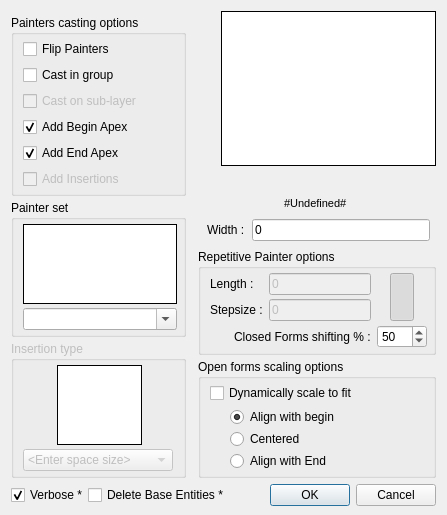
<?xml version="1.0" encoding="UTF-8"?>
<ui version="4.0">
 <class>FlexPainterDialog</class>
 <widget class="QDialog" name="FlexPainterDialog">
  <property name="geometry">
   <rect>
    <x>0</x>
    <y>0</y>
    <width>447</width>
    <height>490</height>
   </rect>
  </property>
  <property name="windowTitle">
   <string>Painter Options</string>
  </property>
  <layout class="QVBoxLayout" name="verticalLayout_4">
   <property name="spacing">
    <number>6</number>
   </property>
   <property name="bottomMargin">
    <number>9</number>
   </property>
   <item>
    <layout class="QHBoxLayout" name="FlexPainterOptions">
     <property name="spacing">
      <number>6</number>
     </property>
     <item>
      <layout class="QVBoxLayout" name="PainterOptions">
       <property name="spacing">
        <number>4</number>
       </property>
       <property name="topMargin">
        <number>4</number>
       </property>
       <item>
        <widget class="QGroupBox" name="PainterBox">
         <property name="title">
          <string>Painters casting options</string>
         </property>
         <layout class="QVBoxLayout" name="verticalLayout">
          <property name="spacing">
           <number>6</number>
          </property>
          <property name="topMargin">
           <number>4</number>
          </property>
          <property name="rightMargin">
           <number>6</number>
          </property>
          <property name="bottomMargin">
           <number>4</number>
          </property>
          <item>
           <widget class="QCheckBox" name="FlipPainter">
            <property name="toolTip">
             <string>Mirror painters over baseline</string>
            </property>
            <property name="text">
             <string>Flip Painters</string>
            </property>
           </widget>
          </item>
          <item>
           <widget class="QCheckBox" name="GroupCasts">
            <property name="toolTip">
             <string>Group all castings to one operation</string>
            </property>
            <property name="text">
             <string>Cast in group</string>
            </property>
           </widget>
          </item>
          <item>
           <widget class="QCheckBox" name="SubLayerCasts">
            <property name="enabled">
             <bool>false</bool>
            </property>
            <property name="toolTip">
             <string>Cast on newly sub-layer 'Painted' if applicable</string>
            </property>
            <property name="text">
             <string>Cast on sub-layer</string>
            </property>
           </widget>
          </item>
          <item>
           <widget class="QCheckBox" name="DoBeginApex">
            <property name="enabled">
             <bool>true</bool>
            </property>
            <property name="toolTip">
             <string>Start with casting a begin apex on open forms</string>
            </property>
            <property name="text">
             <string>Add Begin Apex</string>
            </property>
            <property name="checked">
             <bool>true</bool>
            </property>
           </widget>
          </item>
          <item>
           <widget class="QCheckBox" name="DoEndApex">
            <property name="enabled">
             <bool>true</bool>
            </property>
            <property name="toolTip">
             <string>End with casting an end apex on open forms</string>
            </property>
            <property name="text">
             <string>Add End Apex</string>
            </property>
            <property name="checked">
             <bool>true</bool>
            </property>
           </widget>
          </item>
          <item>
           <widget class="QCheckBox" name="DoInserts">
            <property name="enabled">
             <bool>false</bool>
            </property>
            <property name="toolTip">
             <string>Add insertions in between eg. spacers, knots</string>
            </property>
            <property name="text">
             <string>Add Insertions</string>
            </property>
            <property name="checked">
             <bool>false</bool>
            </property>
           </widget>
          </item>
         </layout>
        </widget>
       </item>
       <item>
        <spacer name="verticalSpacer_L">
         <property name="orientation">
          <enum>Qt::Vertical</enum>
         </property>
         <property name="sizeHint" stdset="0">
          <size>
           <width>20</width>
           <height>40</height>
          </size>
         </property>
        </spacer>
       </item>
       <item>
        <widget class="QGroupBox" name="SetBox">
         <property name="title">
          <string>Painter set</string>
         </property>
         <layout class="QVBoxLayout" name="verticalLayout_6">
          <property name="spacing">
           <number>4</number>
          </property>
          <property name="topMargin">
           <number>4</number>
          </property>
          <property name="rightMargin">
           <number>6</number>
          </property>
          <property name="bottomMargin">
           <number>4</number>
          </property>
          <item alignment="Qt::AlignLeft">
           <widget class="QToolButton" name="PreviewPainters">
            <property name="enabled">
             <bool>true</bool>
            </property>
            <property name="sizePolicy">
             <sizepolicy hsizetype="Fixed" vsizetype="Fixed">
              <horstretch>0</horstretch>
              <verstretch>0</verstretch>
             </sizepolicy>
            </property>
            <property name="minimumSize">
             <size>
              <width>150</width>
              <height>80</height>
             </size>
            </property>
            <property name="focusPolicy">
             <enum>Qt::NoFocus</enum>
            </property>
            <property name="toolTip">
             <string>Preview of painters</string>
            </property>
            <property name="styleSheet">
             <string notr="true">border: 1px inset; background-color: rgb(255, 255, 255);</string>
            </property>
            <property name="text">
             <string/>
            </property>
            <property name="icon">
             <iconset>
              <normaloff>Icons/CurtainRope.svg</normaloff>Icons/CurtainRope.svg</iconset>
            </property>
            <property name="iconSize">
             <size>
              <width>150</width>
              <height>80</height>
             </size>
            </property>
            <property name="autoRaise">
             <bool>true</bool>
            </property>
           </widget>
          </item>
          <item>
           <widget class="QComboBox" name="PainterSelection">
            <property name="enabled">
             <bool>true</bool>
            </property>
            <property name="sizePolicy">
             <sizepolicy hsizetype="Preferred" vsizetype="Fixed">
              <horstretch>0</horstretch>
              <verstretch>0</verstretch>
             </sizepolicy>
            </property>
            <property name="minimumSize">
             <size>
              <width>150</width>
              <height>0</height>
             </size>
            </property>
            <property name="toolTip">
             <string>Select painter set</string>
            </property>
            <property name="inputMethodHints">
             <set>Qt::ImhNone</set>
            </property>
            <property name="editable">
             <bool>true</bool>
            </property>
            <property name="currentText">
             <string/>
            </property>
            <property name="currentIndex">
             <number>-1</number>
            </property>
            <property name="insertPolicy">
             <enum>QComboBox::NoInsert</enum>
            </property>
            <property name="sizeAdjustPolicy">
             <enum>QComboBox::AdjustToContents</enum>
            </property>
            <item>
             <property name="text">
              <string>CurtainRope</string>
             </property>
            </item>
            <item>
             <property name="text">
              <string>OrthogonalBar</string>
             </property>
            </item>
            <item>
             <property name="text">
              <string>OrthogonalPointsGlobal</string>
             </property>
            </item>
            <item>
             <property name="text">
              <string>SinusoidWave</string>
             </property>
            </item>
            <item>
             <property name="text">
              <string>SinusoidWaveGlobal</string>
             </property>
            </item>
            <item>
             <property name="text">
              <string>3PhaseWaveGlobal</string>
             </property>
            </item>
            <item>
             <property name="text">
              <string>TriangleWave</string>
             </property>
            </item>
            <item>
             <property name="text">
              <string>SawtoothWave</string>
             </property>
            </item>
            <item>
             <property name="text">
              <string>SqaureWave</string>
             </property>
            </item>
            <item>
             <property name="text">
              <string>SteppedWave</string>
             </property>
            </item>
            <item>
             <property name="text">
              <string>SqauredShape</string>
             </property>
            </item>
            <item>
             <property name="text">
              <string>SqauredShapeFlexing</string>
             </property>
            </item>
            <item>
             <property name="text">
              <string>AllPainterDataTypes</string>
             </property>
            </item>
           </widget>
          </item>
         </layout>
         <zorder>PainterSelection</zorder>
         <zorder>PreviewPainters</zorder>
        </widget>
       </item>
       <item>
        <widget class="QGroupBox" name="KnotsBox">
         <property name="enabled">
          <bool>false</bool>
         </property>
         <property name="title">
          <string>Insertion type</string>
         </property>
         <layout class="QVBoxLayout" name="verticalLayout_7">
          <property name="spacing">
           <number>4</number>
          </property>
          <property name="topMargin">
           <number>4</number>
          </property>
          <property name="rightMargin">
           <number>6</number>
          </property>
          <property name="bottomMargin">
           <number>4</number>
          </property>
          <item alignment="Qt::AlignHCenter">
           <widget class="QToolButton" name="PreviewKnot">
            <property name="enabled">
             <bool>false</bool>
            </property>
            <property name="sizePolicy">
             <sizepolicy hsizetype="Fixed" vsizetype="Fixed">
              <horstretch>0</horstretch>
              <verstretch>0</verstretch>
             </sizepolicy>
            </property>
            <property name="minimumSize">
             <size>
              <width>80</width>
              <height>80</height>
             </size>
            </property>
            <property name="focusPolicy">
             <enum>Qt::NoFocus</enum>
            </property>
            <property name="toolTip">
             <string>Preview of insertion</string>
            </property>
            <property name="styleSheet">
             <string notr="true">border: 1px inset; background-color: rgb(255, 255, 255);</string>
            </property>
            <property name="icon">
             <iconset>
              <normaloff>Icons/CurtainRopeKnot.svg</normaloff>Icons/CurtainRopeKnot.svg</iconset>
            </property>
            <property name="iconSize">
             <size>
              <width>80</width>
              <height>80</height>
             </size>
            </property>
           </widget>
          </item>
          <item alignment="Qt::AlignLeft">
           <widget class="QComboBox" name="KnotSelection">
            <property name="enabled">
             <bool>false</bool>
            </property>
            <property name="sizePolicy">
             <sizepolicy hsizetype="Fixed" vsizetype="Fixed">
              <horstretch>0</horstretch>
              <verstretch>0</verstretch>
             </sizepolicy>
            </property>
            <property name="minimumSize">
             <size>
              <width>150</width>
              <height>0</height>
             </size>
            </property>
            <property name="focusPolicy">
             <enum>Qt::WheelFocus</enum>
            </property>
            <property name="toolTip">
             <string>Select Insertion or Enter void space</string>
            </property>
            <property name="insertPolicy">
             <enum>QComboBox::InsertAtTop</enum>
            </property>
            <property name="sizeAdjustPolicy">
             <enum>QComboBox::AdjustToContents</enum>
            </property>
            <item>
             <property name="text">
              <string>&lt;Enter space size&gt;</string>
             </property>
            </item>
            <item>
             <property name="text">
              <string>Curtain Rope Knot</string>
             </property>
            </item>
           </widget>
          </item>
         </layout>
        </widget>
       </item>
      </layout>
     </item>
     <item>
      <spacer name="horizontalSpacer_Mid">
       <property name="orientation">
        <enum>Qt::Horizontal</enum>
       </property>
       <property name="sizeType">
        <enum>QSizePolicy::Maximum</enum>
       </property>
       <property name="sizeHint" stdset="0">
        <size>
         <width>13</width>
         <height>20</height>
        </size>
       </property>
      </spacer>
     </item>
     <item>
      <layout class="QVBoxLayout" name="CastingOptions">
       <property name="spacing">
        <number>4</number>
       </property>
       <item alignment="Qt::AlignRight">
        <widget class="QToolButton" name="CommandPic">
         <property name="sizePolicy">
          <sizepolicy hsizetype="Fixed" vsizetype="Fixed">
           <horstretch>0</horstretch>
           <verstretch>0</verstretch>
          </sizepolicy>
         </property>
         <property name="minimumSize">
          <size>
           <width>210</width>
           <height>155</height>
          </size>
         </property>
         <property name="focusPolicy">
          <enum>Qt::NoFocus</enum>
         </property>
         <property name="styleSheet">
          <string notr="true">border: 1px inset; background-color: rgb(255, 255, 255);</string>
         </property>
         <property name="icon">
          <iconset>
           <normaloff>FlexPainterDialog.svg</normaloff>FlexPainterDialog.svg</iconset>
         </property>
         <property name="iconSize">
          <size>
           <width>210</width>
           <height>155</height>
          </size>
         </property>
         <property name="autoRaise">
          <bool>true</bool>
         </property>
        </widget>
       </item>
       <item>
        <spacer name="verticalSpacer_R">
         <property name="orientation">
          <enum>Qt::Vertical</enum>
         </property>
         <property name="sizeHint" stdset="0">
          <size>
           <width>20</width>
           <height>40</height>
          </size>
         </property>
        </spacer>
       </item>
       <item alignment="Qt::AlignHCenter|Qt::AlignVCenter">
        <widget class="QLineEdit" name="UnitsLabel">
         <property name="enabled">
          <bool>false</bool>
         </property>
         <property name="minimumSize">
          <size>
           <width>133</width>
           <height>15</height>
          </size>
         </property>
         <property name="palette">
          <palette>
           <active>
            <colorrole role="WindowText">
             <brush brushstyle="SolidPattern">
              <color alpha="255">
               <red>0</red>
               <green>0</green>
               <blue>0</blue>
              </color>
             </brush>
            </colorrole>
            <colorrole role="Midlight">
             <brush brushstyle="SolidPattern">
              <color alpha="255">
               <red>227</red>
               <green>227</green>
               <blue>227</blue>
              </color>
             </brush>
            </colorrole>
            <colorrole role="Text">
             <brush brushstyle="SolidPattern">
              <color alpha="255">
               <red>0</red>
               <green>0</green>
               <blue>0</blue>
              </color>
             </brush>
            </colorrole>
            <colorrole role="ButtonText">
             <brush brushstyle="SolidPattern">
              <color alpha="255">
               <red>0</red>
               <green>0</green>
               <blue>0</blue>
              </color>
             </brush>
            </colorrole>
            <colorrole role="Shadow">
             <brush brushstyle="SolidPattern">
              <color alpha="255">
               <red>105</red>
               <green>105</green>
               <blue>105</blue>
              </color>
             </brush>
            </colorrole>
            <colorrole role="Highlight">
             <brush brushstyle="SolidPattern">
              <color alpha="255">
               <red>51</red>
               <green>153</green>
               <blue>255</blue>
              </color>
             </brush>
            </colorrole>
            <colorrole role="HighlightedText">
             <brush brushstyle="SolidPattern">
              <color alpha="255">
               <red>255</red>
               <green>255</green>
               <blue>255</blue>
              </color>
             </brush>
            </colorrole>
            <colorrole role="PlaceholderText">
             <brush brushstyle="NoBrush">
              <color alpha="128">
               <red>0</red>
               <green>0</green>
               <blue>0</blue>
              </color>
             </brush>
            </colorrole>
           </active>
           <inactive>
            <colorrole role="WindowText">
             <brush brushstyle="SolidPattern">
              <color alpha="255">
               <red>0</red>
               <green>0</green>
               <blue>0</blue>
              </color>
             </brush>
            </colorrole>
            <colorrole role="Midlight">
             <brush brushstyle="SolidPattern">
              <color alpha="255">
               <red>227</red>
               <green>227</green>
               <blue>227</blue>
              </color>
             </brush>
            </colorrole>
            <colorrole role="Text">
             <brush brushstyle="SolidPattern">
              <color alpha="255">
               <red>0</red>
               <green>0</green>
               <blue>0</blue>
              </color>
             </brush>
            </colorrole>
            <colorrole role="ButtonText">
             <brush brushstyle="SolidPattern">
              <color alpha="255">
               <red>0</red>
               <green>0</green>
               <blue>0</blue>
              </color>
             </brush>
            </colorrole>
            <colorrole role="Shadow">
             <brush brushstyle="SolidPattern">
              <color alpha="255">
               <red>105</red>
               <green>105</green>
               <blue>105</blue>
              </color>
             </brush>
            </colorrole>
            <colorrole role="Highlight">
             <brush brushstyle="SolidPattern">
              <color alpha="255">
               <red>240</red>
               <green>240</green>
               <blue>240</blue>
              </color>
             </brush>
            </colorrole>
            <colorrole role="HighlightedText">
             <brush brushstyle="SolidPattern">
              <color alpha="255">
               <red>0</red>
               <green>0</green>
               <blue>0</blue>
              </color>
             </brush>
            </colorrole>
            <colorrole role="PlaceholderText">
             <brush brushstyle="NoBrush">
              <color alpha="128">
               <red>0</red>
               <green>0</green>
               <blue>0</blue>
              </color>
             </brush>
            </colorrole>
           </inactive>
           <disabled>
            <colorrole role="WindowText">
             <brush brushstyle="SolidPattern">
              <color alpha="255">
               <red>0</red>
               <green>0</green>
               <blue>0</blue>
              </color>
             </brush>
            </colorrole>
            <colorrole role="Midlight">
             <brush brushstyle="SolidPattern">
              <color alpha="255">
               <red>227</red>
               <green>227</green>
               <blue>227</blue>
              </color>
             </brush>
            </colorrole>
            <colorrole role="Text">
             <brush brushstyle="SolidPattern">
              <color alpha="255">
               <red>0</red>
               <green>0</green>
               <blue>0</blue>
              </color>
             </brush>
            </colorrole>
            <colorrole role="ButtonText">
             <brush brushstyle="SolidPattern">
              <color alpha="255">
               <red>0</red>
               <green>0</green>
               <blue>0</blue>
              </color>
             </brush>
            </colorrole>
            <colorrole role="Shadow">
             <brush brushstyle="SolidPattern">
              <color alpha="255">
               <red>105</red>
               <green>105</green>
               <blue>105</blue>
              </color>
             </brush>
            </colorrole>
            <colorrole role="Highlight">
             <brush brushstyle="SolidPattern">
              <color alpha="255">
               <red>255</red>
               <green>255</green>
               <blue>255</blue>
              </color>
             </brush>
            </colorrole>
            <colorrole role="HighlightedText">
             <brush brushstyle="SolidPattern">
              <color alpha="255">
               <red>0</red>
               <green>0</green>
               <blue>0</blue>
              </color>
             </brush>
            </colorrole>
            <colorrole role="PlaceholderText">
             <brush brushstyle="NoBrush">
              <color alpha="128">
               <red>0</red>
               <green>0</green>
               <blue>0</blue>
              </color>
             </brush>
            </colorrole>
           </disabled>
          </palette>
         </property>
         <property name="font">
          <font>
           <pointsize>8</pointsize>
          </font>
         </property>
         <property name="focusPolicy">
          <enum>Qt::NoFocus</enum>
         </property>
         <property name="acceptDrops">
          <bool>false</bool>
         </property>
         <property name="toolTip">
          <string>Document Units</string>
         </property>
         <property name="statusTip">
          <string/>
         </property>
         <property name="text">
          <string>#Undefined#</string>
         </property>
         <property name="frame">
          <bool>false</bool>
         </property>
         <property name="alignment">
          <set>Qt::AlignCenter</set>
         </property>
         <property name="readOnly">
          <bool>false</bool>
         </property>
         <property name="clearButtonEnabled">
          <bool>false</bool>
         </property>
        </widget>
       </item>
       <item>
        <layout class="QHBoxLayout" name="WidthBox">
         <property name="leftMargin">
          <number>9</number>
         </property>
         <property name="topMargin">
          <number>4</number>
         </property>
         <property name="rightMargin">
          <number>6</number>
         </property>
         <property name="bottomMargin">
          <number>4</number>
         </property>
         <item>
          <widget class="QLabel" name="labelWidth">
           <property name="toolTip">
            <string>Enter painter width (+0)</string>
           </property>
           <property name="text">
            <string>Width : </string>
           </property>
           <property name="buddy">
            <cstring>MainWidth</cstring>
           </property>
          </widget>
         </item>
         <item>
          <widget class="RMathLineEdit" name="MainWidth">
           <property name="minimumSize">
            <size>
             <width>80</width>
             <height>0</height>
            </size>
           </property>
           <property name="text">
            <string>0</string>
           </property>
          </widget>
         </item>
        </layout>
       </item>
       <item>
        <widget class="QGroupBox" name="MainPainterBox">
         <property name="title">
          <string>Repetitive Painter options</string>
         </property>
         <layout class="QGridLayout" name="gridLayout">
          <property name="leftMargin">
           <number>9</number>
          </property>
          <property name="topMargin">
           <number>4</number>
          </property>
          <property name="rightMargin">
           <number>6</number>
          </property>
          <property name="bottomMargin">
           <number>4</number>
          </property>
          <property name="horizontalSpacing">
           <number>6</number>
          </property>
          <property name="verticalSpacing">
           <number>4</number>
          </property>
          <item row="1" column="1">
           <widget class="RMathLineEdit" name="MainStepX">
            <property name="enabled">
             <bool>false</bool>
            </property>
            <property name="minimumSize">
             <size>
              <width>80</width>
              <height>0</height>
             </size>
            </property>
            <property name="text">
             <string notr="true">0</string>
            </property>
            <property name="cursorPosition">
             <number>1</number>
            </property>
           </widget>
          </item>
          <item row="0" column="1">
           <widget class="RMathLineEdit" name="MainLengthX">
            <property name="enabled">
             <bool>false</bool>
            </property>
            <property name="minimumSize">
             <size>
              <width>80</width>
              <height>0</height>
             </size>
            </property>
            <property name="text">
             <string notr="true">0</string>
            </property>
           </widget>
          </item>
          <item row="1" column="0">
           <widget class="QLabel" name="LabelStepsize">
            <property name="enabled">
             <bool>true</bool>
            </property>
            <property name="toolTip">
             <string>Enter main painter stepsize (+0)</string>
            </property>
            <property name="text">
             <string>Stepsize :</string>
            </property>
            <property name="buddy">
             <cstring>MainStepX</cstring>
            </property>
           </widget>
          </item>
          <item row="0" column="0">
           <widget class="QLabel" name="LabelLength">
            <property name="enabled">
             <bool>true</bool>
            </property>
            <property name="toolTip">
             <string>Enter main painter length (+)</string>
            </property>
            <property name="text">
             <string>Length :</string>
            </property>
            <property name="buddy">
             <cstring>MainLengthX</cstring>
            </property>
           </widget>
          </item>
          <item row="0" column="2" rowspan="2" alignment="Qt::AlignHCenter">
           <widget class="QToolButton" name="PreserveLook">
            <property name="sizePolicy">
             <sizepolicy hsizetype="Fixed" vsizetype="MinimumExpanding">
              <horstretch>0</horstretch>
              <verstretch>0</verstretch>
             </sizepolicy>
            </property>
            <property name="focusPolicy">
             <enum>Qt::ClickFocus</enum>
            </property>
            <property name="toolTip">
             <string>Keep painters proportional</string>
            </property>
            <property name="icon">
             <iconset>
              <normaloff>PreserveLookOn.svg</normaloff>PreserveLookOn.svg</iconset>
            </property>
            <property name="iconSize">
             <size>
              <width>16</width>
              <height>32</height>
             </size>
            </property>
            <property name="checkable">
             <bool>true</bool>
            </property>
            <property name="checked">
             <bool>true</bool>
            </property>
            <property name="autoRepeatDelay">
             <number>300</number>
            </property>
           </widget>
          </item>
          <item row="2" column="0" colspan="2" alignment="Qt::AlignRight">
           <widget class="QLabel" name="LabelCloseShift">
            <property name="enabled">
             <bool>true</bool>
            </property>
            <property name="toolTip">
             <string>Select percentage of Stepsize</string>
            </property>
            <property name="text">
             <string>Closed Forms shifting % :</string>
            </property>
            <property name="buddy">
             <cstring>CloseShift</cstring>
            </property>
           </widget>
          </item>
          <item row="2" column="2" alignment="Qt::AlignHCenter">
           <widget class="QSpinBox" name="CloseShift">
            <property name="enabled">
             <bool>true</bool>
            </property>
            <property name="minimumSize">
             <size>
              <width>50</width>
              <height>0</height>
             </size>
            </property>
            <property name="focusPolicy">
             <enum>Qt::WheelFocus</enum>
            </property>
            <property name="specialValueText">
             <string/>
            </property>
            <property name="accelerated">
             <bool>true</bool>
            </property>
            <property name="suffix">
             <string/>
            </property>
            <property name="prefix">
             <string/>
            </property>
            <property name="minimum">
             <number>0</number>
            </property>
            <property name="maximum">
             <number>100</number>
            </property>
            <property name="singleStep">
             <number>1</number>
            </property>
            <property name="value">
             <number>50</number>
            </property>
            <property name="displayIntegerBase">
             <number>10</number>
            </property>
           </widget>
          </item>
         </layout>
        </widget>
       </item>
       <item>
        <widget class="QGroupBox" name="OpenScaleBox">
         <property name="sizePolicy">
          <sizepolicy hsizetype="Preferred" vsizetype="Preferred">
           <horstretch>0</horstretch>
           <verstretch>0</verstretch>
          </sizepolicy>
         </property>
         <property name="title">
          <string>Open forms scaling options</string>
         </property>
         <layout class="QVBoxLayout" name="verticalLayout_3">
          <property name="spacing">
           <number>4</number>
          </property>
          <property name="topMargin">
           <number>4</number>
          </property>
          <property name="rightMargin">
           <number>6</number>
          </property>
          <property name="bottomMargin">
           <number>4</number>
          </property>
          <item>
           <widget class="QCheckBox" name="ForcedDyn">
            <property name="enabled">
             <bool>true</bool>
            </property>
            <property name="toolTip">
             <string>Adapt scaling f 1.00-0.90 to fit the whole form</string>
            </property>
            <property name="text">
             <string>Dynamically scale to fit</string>
            </property>
            <property name="checked">
             <bool>false</bool>
            </property>
           </widget>
          </item>
          <item>
           <layout class="QVBoxLayout" name="AlignOptions">
            <property name="spacing">
             <number>2</number>
            </property>
            <property name="leftMargin">
             <number>20</number>
            </property>
            <property name="topMargin">
             <number>0</number>
            </property>
            <property name="bottomMargin">
             <number>0</number>
            </property>
            <item>
             <widget class="QRadioButton" name="AlignBegin">
              <property name="sizePolicy">
               <sizepolicy hsizetype="Minimum" vsizetype="Fixed">
                <horstretch>0</horstretch>
                <verstretch>0</verstretch>
               </sizepolicy>
              </property>
              <property name="layoutDirection">
               <enum>Qt::LeftToRight</enum>
              </property>
              <property name="autoFillBackground">
               <bool>false</bool>
              </property>
              <property name="text">
               <string>Align with begin</string>
              </property>
              <property name="checked">
               <bool>true</bool>
              </property>
             </widget>
            </item>
            <item>
             <widget class="QRadioButton" name="AlignCenter">
              <property name="text">
               <string>Centered</string>
              </property>
             </widget>
            </item>
            <item>
             <widget class="QRadioButton" name="AlignEnd">
              <property name="text">
               <string>Align with End</string>
              </property>
             </widget>
            </item>
           </layout>
          </item>
         </layout>
        </widget>
       </item>
      </layout>
     </item>
    </layout>
   </item>
   <item>
    <layout class="QHBoxLayout" name="DialogBox">
     <property name="spacing">
      <number>0</number>
     </property>
     <property name="leftMargin">
      <number>0</number>
     </property>
     <property name="topMargin">
      <number>0</number>
     </property>
     <property name="rightMargin">
      <number>0</number>
     </property>
     <property name="bottomMargin">
      <number>0</number>
     </property>
     <item>
      <widget class="QCheckBox" name="BeVerbose">
       <property name="focusPolicy">
        <enum>Qt::NoFocus</enum>
       </property>
       <property name="toolTip">
        <string>Verbose info (persistent on)</string>
       </property>
       <property name="text">
        <string>Verbose *</string>
       </property>
       <property name="checked">
        <bool>true</bool>
       </property>
      </widget>
     </item>
     <item>
      <widget class="QCheckBox" name="DelEntity">
       <property name="focusPolicy">
        <enum>Qt::NoFocus</enum>
       </property>
       <property name="toolTip">
        <string>Deleted painted over base entities (persistent off)</string>
       </property>
       <property name="text">
        <string>Delete Base Entities *</string>
       </property>
       <property name="checked">
        <bool>false</bool>
       </property>
      </widget>
     </item>
     <item>
      <widget class="QDialogButtonBox" name="buttonBox">
       <property name="focusPolicy">
        <enum>Qt::ClickFocus</enum>
       </property>
       <property name="orientation">
        <enum>Qt::Horizontal</enum>
       </property>
       <property name="standardButtons">
        <set>QDialogButtonBox::Cancel|QDialogButtonBox::Ok</set>
       </property>
      </widget>
     </item>
    </layout>
   </item>
  </layout>
 </widget>
 <customwidgets>
  <customwidget>
   <class>RMathLineEdit</class>
   <extends>QLineEdit</extends>
   <header>RMathLineEdit.h</header>
  </customwidget>
 </customwidgets>
 <tabstops>
  <tabstop>BeVerbose</tabstop>
  <tabstop>PreserveLook</tabstop>
  <tabstop>MainLengthX</tabstop>
  <tabstop>MainStepX</tabstop>
  <tabstop>ForcedDyn</tabstop>
  <tabstop>AlignBegin</tabstop>
  <tabstop>AlignCenter</tabstop>
  <tabstop>AlignEnd</tabstop>
  <tabstop>FlipPainter</tabstop>
  <tabstop>GroupCasts</tabstop>
  <tabstop>DoBeginApex</tabstop>
  <tabstop>DoEndApex</tabstop>
  <tabstop>DoInserts</tabstop>
  <tabstop>PainterSelection</tabstop>
  <tabstop>KnotSelection</tabstop>
  <tabstop>MainWidth</tabstop>
  <tabstop>DelEntity</tabstop>
  <tabstop>buttonBox</tabstop>
 </tabstops>
 <resources/>
 <connections>
  <connection>
   <sender>ForcedDyn</sender>
   <signal>toggled(bool)</signal>
   <receiver>AlignBegin</receiver>
   <slot>setDisabled(bool)</slot>
   <hints>
    <hint type="sourcelabel">
     <x>394</x>
     <y>351</y>
    </hint>
    <hint type="destinationlabel">
     <x>393</x>
     <y>373</y>
    </hint>
   </hints>
  </connection>
  <connection>
   <sender>ForcedDyn</sender>
   <signal>toggled(bool)</signal>
   <receiver>AlignCenter</receiver>
   <slot>setDisabled(bool)</slot>
   <hints>
    <hint type="sourcelabel">
     <x>394</x>
     <y>351</y>
    </hint>
    <hint type="destinationlabel">
     <x>393</x>
     <y>392</y>
    </hint>
   </hints>
  </connection>
  <connection>
   <sender>ForcedDyn</sender>
   <signal>toggled(bool)</signal>
   <receiver>AlignEnd</receiver>
   <slot>setDisabled(bool)</slot>
   <hints>
    <hint type="sourcelabel">
     <x>394</x>
     <y>351</y>
    </hint>
    <hint type="destinationlabel">
     <x>393</x>
     <y>411</y>
    </hint>
   </hints>
  </connection>
  <connection>
   <sender>buttonBox</sender>
   <signal>accepted()</signal>
   <receiver>FlexPainterDialog</receiver>
   <slot>accept()</slot>
   <hints>
    <hint type="sourcelabel">
     <x>402</x>
     <y>449</y>
    </hint>
    <hint type="destinationlabel">
     <x>210</x>
     <y>187</y>
    </hint>
   </hints>
  </connection>
  <connection>
   <sender>buttonBox</sender>
   <signal>rejected()</signal>
   <receiver>FlexPainterDialog</receiver>
   <slot>reject()</slot>
   <hints>
    <hint type="sourcelabel">
     <x>402</x>
     <y>449</y>
    </hint>
    <hint type="destinationlabel">
     <x>210</x>
     <y>187</y>
    </hint>
   </hints>
  </connection>
  <connection>
   <sender>PreserveLook</sender>
   <signal>toggled(bool)</signal>
   <receiver>LabelLength</receiver>
   <slot>setDisabled(bool)</slot>
   <hints>
    <hint type="sourcelabel">
     <x>380</x>
     <y>283</y>
    </hint>
    <hint type="destinationlabel">
     <x>248</x>
     <y>259</y>
    </hint>
   </hints>
  </connection>
  <connection>
   <sender>PreserveLook</sender>
   <signal>toggled(bool)</signal>
   <receiver>LabelStepsize</receiver>
   <slot>setDisabled(bool)</slot>
   <hints>
    <hint type="sourcelabel">
     <x>380</x>
     <y>283</y>
    </hint>
    <hint type="destinationlabel">
     <x>248</x>
     <y>283</y>
    </hint>
   </hints>
  </connection>
  <connection>
   <sender>PreserveLook</sender>
   <signal>toggled(bool)</signal>
   <receiver>MainLengthX</receiver>
   <slot>setDisabled(bool)</slot>
   <hints>
    <hint type="sourcelabel">
     <x>380</x>
     <y>283</y>
    </hint>
    <hint type="destinationlabel">
     <x>338</x>
     <y>259</y>
    </hint>
   </hints>
  </connection>
  <connection>
   <sender>PreserveLook</sender>
   <signal>toggled(bool)</signal>
   <receiver>MainStepX</receiver>
   <slot>setDisabled(bool)</slot>
   <hints>
    <hint type="sourcelabel">
     <x>380</x>
     <y>283</y>
    </hint>
    <hint type="destinationlabel">
     <x>338</x>
     <y>283</y>
    </hint>
   </hints>
  </connection>
  <connection>
   <sender>DoInserts</sender>
   <signal>toggled(bool)</signal>
   <receiver>KnotSelection</receiver>
   <slot>setEnabled(bool)</slot>
   <hints>
    <hint type="sourcelabel">
     <x>88</x>
     <y>129</y>
    </hint>
    <hint type="destinationlabel">
     <x>128</x>
     <y>412</y>
    </hint>
   </hints>
  </connection>
  <connection>
   <sender>DoInserts</sender>
   <signal>toggled(bool)</signal>
   <receiver>PreviewKnot</receiver>
   <slot>setEnabled(bool)</slot>
   <hints>
    <hint type="sourcelabel">
     <x>88</x>
     <y>129</y>
    </hint>
    <hint type="destinationlabel">
     <x>137</x>
     <y>388</y>
    </hint>
   </hints>
  </connection>
 </connections>
</ui>
